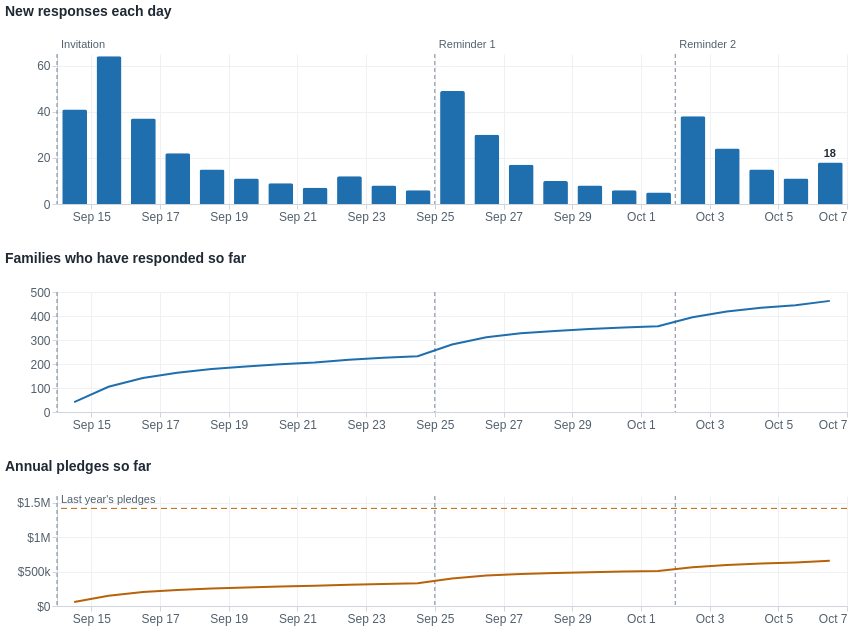

Vega-Lite specification stored for this chart:
### Vega-Lite specification from a JSON file in a GitHub repository (floating-point values rounded to 4 significant figures)
{"$schema": "https://vega.github.io/schema/vega-lite/v6.json", "data": {"values": [{"date": "2026-09-14", "new": 41, "total": 41, "pledged": 58360.0}, {"date": "2026-09-15", "new": 64, "total": 105, "pledged": 149400.0}, {"date": "2026-09-16", "new": 37, "total": 142, "pledged": 202100.0}, {"date": "2026-09-17", "new": 22, "total": 164, "pledged": 233400.0}, {"date": "2026-09-18", "new": 15, "total": 179, "pledged": 254800.0}, {"date": "2026-09-19", "new": 11, "total": 190, "pledged": 270500.0}, {"date": "2026-09-20", "new": 9, "total": 199, "pledged": 283300.0}, {"date": "2026-09-21", "new": 7, "total": 206, "pledged": 293300.0}, {"date": "2026-09-22", "new": 12, "total": 218, "pledged": 310400.0}, {"date": "2026-09-23", "new": 8, "total": 226, "pledged": 321800.0}, {"date": "2026-09-24", "new": 6, "total": 232, "pledged": 330300.0}, {"date": "2026-09-25", "new": 49, "total": 281, "pledged": 400100.0}, {"date": "2026-09-26", "new": 30, "total": 311, "pledged": 442800.0}, {"date": "2026-09-27", "new": 17, "total": 328, "pledged": 467000.0}, {"date": "2026-09-28", "new": 10, "total": 338, "pledged": 481200.0}, {"date": "2026-09-29", "new": 8, "total": 346, "pledged": 492600.0}, {"date": "2026-09-30", "new": 6, "total": 352, "pledged": 501200.0}, {"date": "2026-10-01", "new": 5, "total": 357, "pledged": 508300.0}, {"date": "2026-10-02", "new": 38, "total": 395, "pledged": 562400.0}, {"date": "2026-10-03", "new": 24, "total": 419, "pledged": 596600.0}, {"date": "2026-10-04", "new": 15, "total": 434, "pledged": 617900.0}, {"date": "2026-10-05", "new": 11, "total": 445, "pledged": 633600.0}, {"date": "2026-10-06", "new": 18, "total": 463, "pledged": 659200.0, "latest": true}]}, "config": {"font": "Helvetica", "view": {"stroke": null}, "axis": {"labelColor": "#52606d", "titleColor": "#52606d", "domainColor": "#d0d5dd", "tickColor": "#d0d5dd", "gridColor": "#eef0f3", "labelFontSize": 12}, "axisY": {"minExtent": 52}, "title": {"anchor": "start", "fontSize": 14, "fontWeight": "bold", "color": "#1f2933", "offset": 20}}, "spacing": 30, "resolve": {"scale": {"x": "shared"}}, "vconcat": [{"title": "New responses each day", "width": 790, "height": 150, "layer": [{"data": {"values": [{"date": "2026-09-14", "send": "Invitation"}, {"date": "2026-09-25", "send": "Reminder 1"}, {"date": "2026-10-02", "send": "Reminder 2"}]}, "mark": {"type": "rule", "color": "#7b8794", "strokeDash": [4, 3]}, "encoding": {"x": {"field": "date", "type": "temporal", "timeUnit": "yearmonthdate", "title": null, "axis": {"format": "%b %-d", "labelAngle": 0, "tickCount": 8}}}}, {"data": {"values": [{"date": "2026-09-14", "send": "Invitation"}, {"date": "2026-09-25", "send": "Reminder 1"}, {"date": "2026-10-02", "send": "Reminder 2"}]}, "mark": {"type": "text", "align": "left", "dx": 4, "y": -4, "baseline": "bottom", "color": "#52606d", "fontSize": 11}, "encoding": {"x": {"field": "date", "type": "temporal", "timeUnit": "yearmonthdate", "title": null, "axis": {"format": "%b %-d", "labelAngle": 0, "tickCount": 8}}, "text": {"field": "send"}}}, {"mark": {"type": "bar", "color": "#1f6fae", "cornerRadiusEnd": 2, "width": {"band": 0.75}}, "encoding": {"x": {"field": "date", "type": "temporal", "timeUnit": "yearmonthdate", "title": null, "axis": {"format": "%b %-d", "labelAngle": 0, "tickCount": 8}}, "y": {"field": "new", "type": "quantitative", "title": null, "axis": {"tickCount": 4}}}}, {"transform": [{"filter": "datum.latest"}], "mark": {"type": "text", "dy": -8, "color": "#1f2933", "fontWeight": "bold"}, "encoding": {"x": {"field": "date", "type": "temporal", "timeUnit": "yearmonthdate", "title": null, "axis": {"format": "%b %-d", "labelAngle": 0, "tickCount": 8}, "bandPosition": 0.5}, "y": {"field": "new", "type": "quantitative"}, "text": {"field": "new"}}}]}, {"title": "Families who have responded so far", "width": 790, "height": 120, "layer": [{"data": {"values": [{"date": "2026-09-14", "send": "Invitation"}, {"date": "2026-09-25", "send": "Reminder 1"}, {"date": "2026-10-02", "send": "Reminder 2"}]}, "mark": {"type": "rule", "color": "#7b8794", "strokeDash": [4, 3]}, "encoding": {"x": {"field": "date", "type": "temporal", "timeUnit": "yearmonthdate", "title": null, "axis": {"format": "%b %-d", "labelAngle": 0, "tickCount": 8}}}}, {"mark": {"type": "line", "color": "#1f6fae", "strokeWidth": 2}, "encoding": {"x": {"field": "date", "type": "temporal", "timeUnit": "yearmonthdate", "title": null, "axis": {"format": "%b %-d", "labelAngle": 0, "tickCount": 8}, "bandPosition": 0.5}, "y": {"field": "total", "type": "quantitative", "title": null, "axis": {"tickCount": 4}}}}]}, {"title": "Annual pledges so far", "width": 790, "height": 110, "layer": [{"data": {"values": [{"date": "2026-09-14", "send": "Invitation"}, {"date": "2026-09-25", "send": "Reminder 1"}, {"date": "2026-10-02", "send": "Reminder 2"}]}, "mark": {"type": "rule", "color": "#7b8794", "strokeDash": [4, 3]}, "encoding": {"x": {"field": "date", "type": "temporal", "timeUnit": "yearmonthdate", "title": null, "axis": {"format": "%b %-d", "labelAngle": 0, "tickCount": 8}}}}, {"data": {"values": [{"goal": 1420000.0}]}, "mark": {"type": "rule", "color": "#b8620a", "strokeDash": [6, 4]}, "encoding": {"y": {"field": "goal", "type": "quantitative"}}}, {"data": {"values": [{"goal": 1420000.0}]}, "mark": {"type": "text", "align": "left", "x": 4, "dy": -8, "color": "#52606d", "fontSize": 11, "text": "Last year's pledges"}, "encoding": {"y": {"field": "goal", "type": "quantitative"}}}, {"mark": {"type": "line", "color": "#b8620a", "strokeWidth": 2}, "encoding": {"x": {"field": "date", "type": "temporal", "timeUnit": "yearmonthdate", "title": null, "axis": {"format": "%b %-d", "labelAngle": 0, "tickCount": 8}, "bandPosition": 0.5}, "y": {"field": "pledged", "type": "quantitative", "title": null, "axis": {"format": "$,.2~s", "tickCount": 4}}}}]}]}
